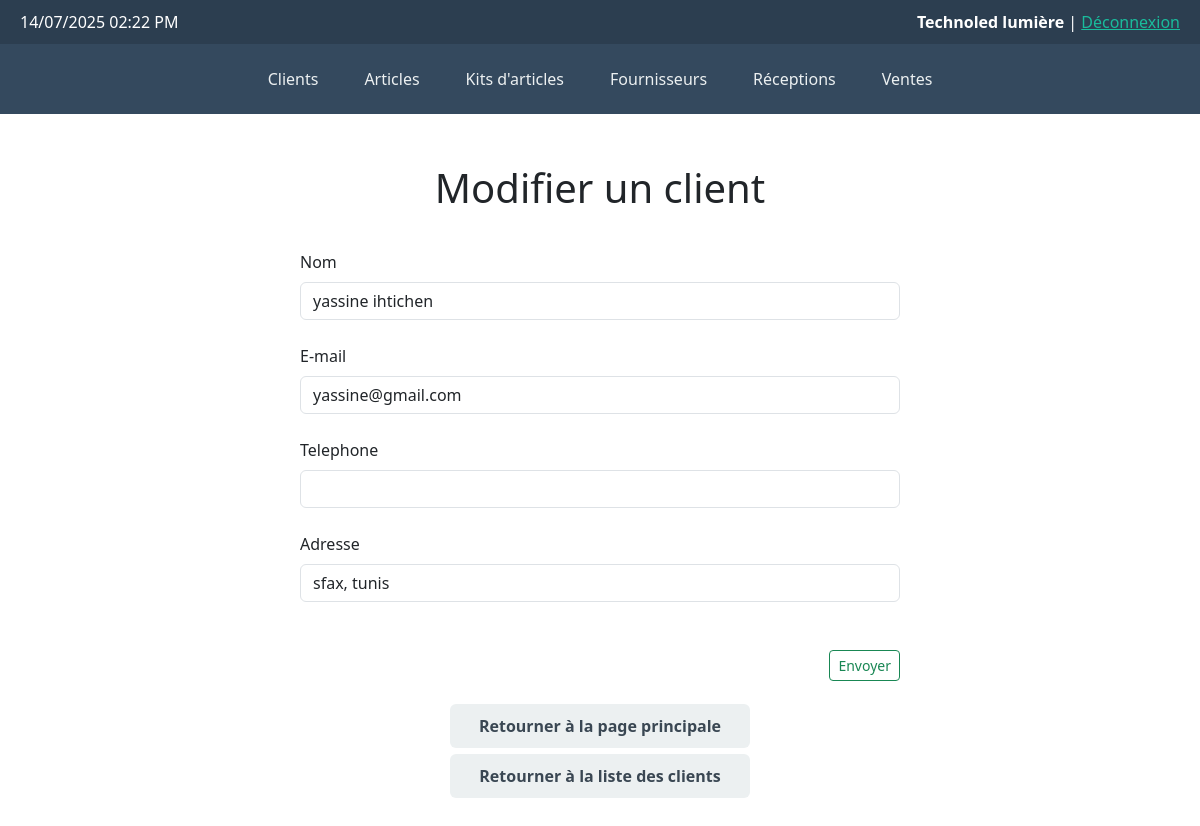
The page /actions/clients/modifyClient.php?id=1 on the database as committed earlier.
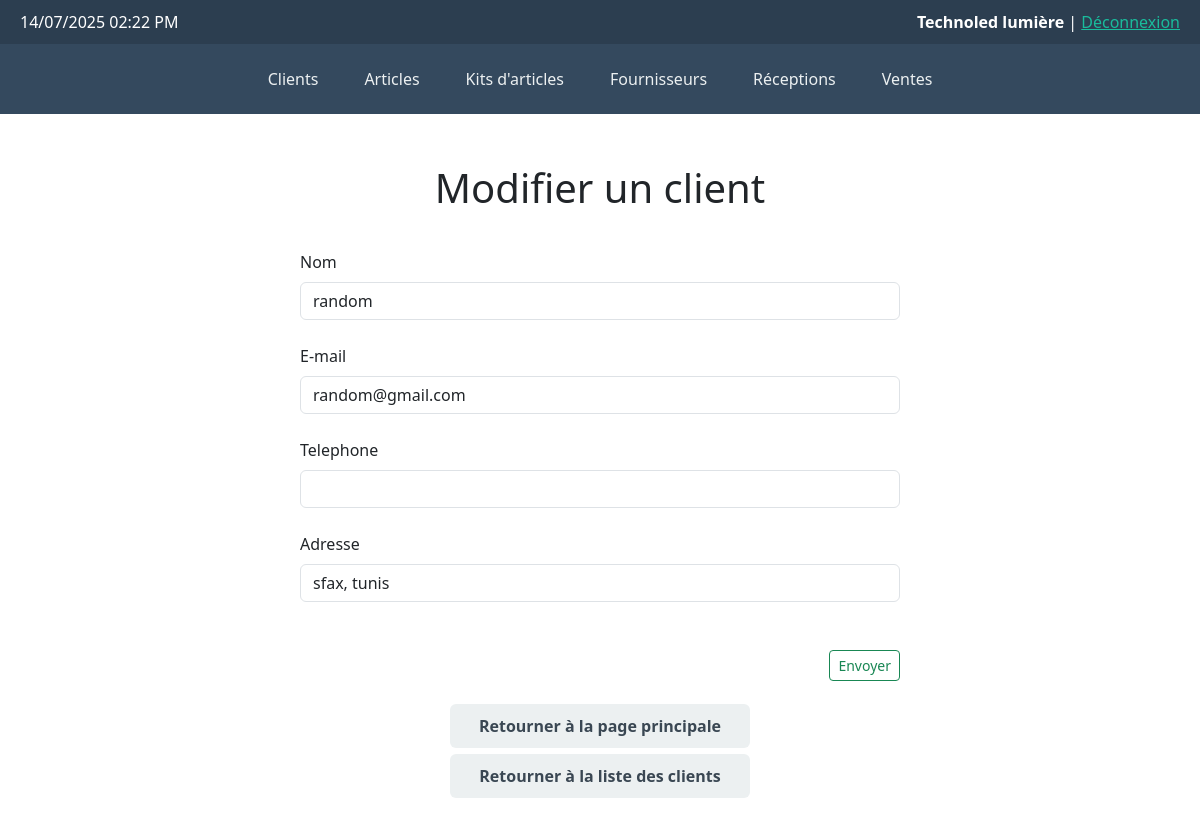
The same page on the database as committed later.
### tables this page shows
CREATE TABLE clients (
    id INT AUTO_INCREMENT PRIMARY KEY,
    name VARCHAR(100),
    email VARCHAR(100),
    phone VARCHAR(20),
    address TEXT,
    created_at TIMESTAMP DEFAULT CURRENT_TIMESTAMP
);

### actions/clients/modifyClient.php (the view, shortened to what this page needs)
<!DOCTYPE html>
<html>
<head>
    <link rel="stylesheet" href="../../css/style.css">
    <link href="https://cdn.jsdelivr.net/npm/bootstrap@5.3.3/dist/css/bootstrap.min.css" rel="stylesheet">
</head>
<body>
  <header>
        <div>
            <?php
                echo date("d/m/Y h:i A");
            ?>
        </div>
        <div><span>Technoled lumière</span> | <a href="../../login.php" style="color: #1abc9c;">Déconnexion</a></div>
    </header>
<nav>
        <a href="../../views/costumers.php">
            <div>
                Clients
            </div>
        </a>
        <a href="../../views/items.php">
            <div>
                Articles
            </div>
        </a>
        <a href="../../views/item_kits.php">
            <div>
                Kits d'articles
            </div>
        </a>
        <a href="../../views/suppliers.php">
            <div>
                Fournisseurs
            </div>
        </a>
        <a href="../../views/receivings.php">
            <div>
                Réceptions
            </div>
        </a>
        <a href="../../views/sales.php">
            <div>
                Ventes
            </div>
        </a>
    </nav>
    <main>
        <?php
            require "../../connect.php";
            $id=$_GET["id"];
            $client="select * from clients where id=$id";
            $pst=$pdo->query($client);
            $c=$pst->fetch(PDO::FETCH_ASSOC);
        ?>
        <h1>Modifier un client</h1>
        <form method="post" action="editClient.php?id=<?=$id?>">
            <label class="form-label" for="nom"> Nom </label>
            <br>
            <input class="form-control" type="text" name="nom" id="nom" required value="<?=$c["name"]?>">
            <br>
            <label class="form-label" for="email"> E-mail </label>
            <br>
            <input class="form-control" type="email" name="email" id="email" value="<?=$c["email"]?>">
            <br>
            <label class="form-label" for="telephone"> Telephone </label>
            <br>
            <input class="form-control" type="number" name="telephone" id="telephone" value="<?=$c["phone"]?>" required>
            <br>
            <label class="form-label" for="adresse"> Adresse </label>
            <br>
            <input class="form-control" type="text" name="adresse" id="adresse" value="<?=$c["address"]?>">
            <br><br>
            <button class="btn btn-outline-success btn-sm"> Envoyer </button>
        </form>
            <a href="../../index.php" class="back">Retourner à la page principale</a>
            <a href="../../views/costumers.php" class="back">Retourner à la liste des clients</a>
    </main>
</body>
</html>

Rows that differ between the two databases and show on the page:
changed clients "sfax, tunis": nom "yassine ihtichen" → "random"; email "yassine@gmail.com" → "random@gmail.com"
